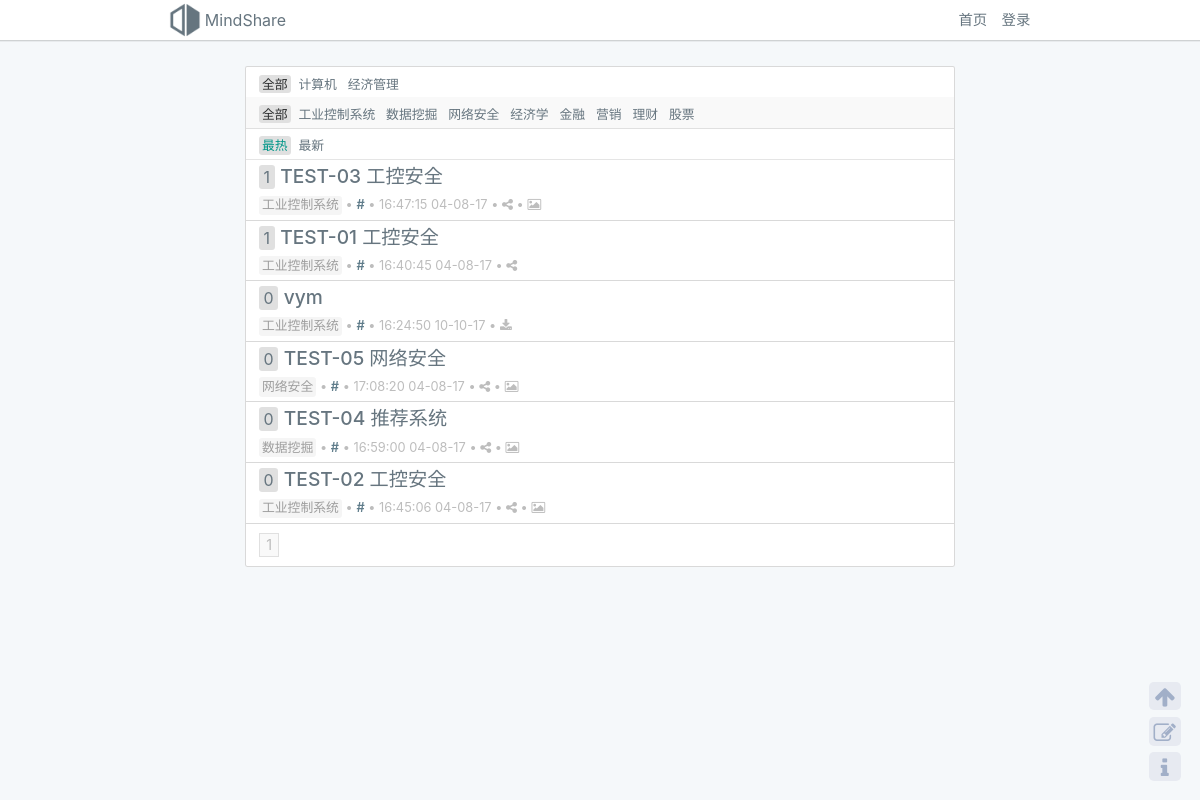
The page / on the database its author committed.
### mindmap/models.py (models this page shows, shortened)
class Category(models.Model):
    title = models.CharField('标题', max_length=30)
    parent = models.ForeignKey('Category', null=True, blank=True)

class MindMap(models.Model):
    title = models.CharField('标题', max_length=50)
    description = models.CharField('描述', max_length=1000, blank=True)
    img = models.ImageField('图片', upload_to='img/%Y/%m/%d/', blank=True, null=True)
    mindmap = models.FileField('思维导图文件', upload_to='file/%Y/%m/%d/', blank=True, null=True)
    public = models.BooleanField('是否公开', default=True)
    tags = models.ManyToManyField(Tag)
    category = models.ForeignKey(Category, null=True, blank=True)
    author = models.ForeignKey(User, null=True, default=1)
    share = models.URLField('分享地址', max_length=300, null=True, blank=True)
    vote = models.IntegerField('投票', default=0)
    visit = models.IntegerField('浏览', default=0)
    create_date = models.DateTimeField('创建时间', default=timezone.now, null=True)
    update_date = models.DateTimeField(verbose_name='最后更新时间', auto_now=True)

### mindmap/views/views_index.py (the view)
# urls.py: url(r'^$', views_index.index, name='index'),
def index(request, category=None, page=1):
    try:
        cur_category = None
        category_first = None
        category_second = None
        if category is not None:
            cur_category = Category.objects.filter(id=category).first()
            items = (MindMap.objects.filter(category_id=category, public=True) |
                     MindMap.objects.filter(category__parent=category, public=True))
        else:
            items = MindMap.objects.filter(public=True)
        order = request.GET.get('ord')
        if order is None or order == 'hot':
            order = 'hot'
            items = items.order_by('-vote', '-create_date')
        elif order == 'new':
            items = items.order_by('-create_date', '-vote')
        if cur_category:
            if cur_category.parent:
                category_first = cur_category.parent
                category_second = cur_category
                category_second_items = Category.objects.filter(parent=cur_category.parent)
            else:
                category_first = cur_category
                category_second = None
                category_second_items = Category.objects.filter(parent=cur_category)
        else:
            category_second_items = Category.objects.filter(parent__isnull=False)[:12]
        context = {
            'title': 'MindShare',
            'category_first': category_first,
            'category_second': category_second,
            'category_first_items': Category.objects.filter(parent__isnull=True),
            'category_second_items': category_second_items,
            'pages': get_pages(items, cur_page=page, url_generator=index_url_generator, category=category),
            'category': category,
            'order': order
        }
        return render(request, 'mindmap/index.html', context=context)
    except Exception as e:
        print(e)
        traceback.print_exc()
        return return_404_page(request)

### mindmap/views/views_pagination.py (called while the page is built)
def get_pages(query_set, cur_page=1, count_per_page=COUNT_PER_PAGE, url_generator=None, **kwargs):
    try:
        cur_page = int(cur_page) if cur_page else 1
        page_list = Paginator(query_set, count_per_page)
        total_page_number = page_list.num_pages
        cur_page_number = max(0, min(cur_page, total_page_number))
        cur_page_items = page_list.page(cur_page_number)
        return PageInstance(total_page_number, cur_page_number, cur_page_items, url_generator, **kwargs)
    except Exception as e:
        print(e)
        traceback.print_exc()
        return PageInstance(0, 0, None)

    def init_page_items(self):
        _page_items_number = {1, self.total_page_number}
        for i in range(max(1, self.cur_page_number-3), min(self.cur_page_number+3, self.total_page_number)):
            _page_items_number.add(i)
        for page_number in _page_items_number:
            if len(self.page_items) > 0 and self.page_items[-1].number and page_number - self.page_items[-1].number > 1:
                self.page_items.append(PageItem(text='...', active=False))
            if page_number == self.cur_page_number:
                self.page_items.append(PageItem(number=page_number, active=False))
            elif self.url_generator:
                self.page_items.append(PageItem(url=self.url_generator(page_number, **self.kwargs), number=page_number))
            else:
                self.page_items.append(PageItem(number=page_number))

### templates/mindmap/index.html (shortened to what this page needs)
{% extends "mindmap/includes/base.html" %}
{% load staticfiles %}
{% block css %}
    <link rel="stylesheet" href="{% static 'mindmap/css/index.css' %}">
    <link rel="stylesheet" href="{% static 'mindmap/css/pagination.css' %}">
{% endblock %}
{% block body %}
    <div id="bodyContainer" class="container">
        <div id="midContainer" class="col-lg-8 offset-lg-2">
            <div class="container-box">
                <div id="category">
                    {% if not category_first %}
                        <a class="my-link-tag my-link-tag-selected">全部</a>
                    {% else %}
                        <a class="my-link-tag" href="{% url 'mindmap:index-without-category' 1 %}">全部</a>
                    {% endif %}
                    {% for category in category_first_items %}
                        {% if category_first == category %}
                            <a class="my-link-tag my-link-tag-selected">{{ category.title }}</a>
                        {% else %}
                            <a class="my-link-tag" href="{% url 'mindmap:index-with-category' category.id 1 %}">{{ category.title }}</a>
                        {% endif %}
                    {% endfor %}
                </div>
                <div id="sortBy">
                    {% if not category_second %}
                        <a class="my-link-tag my-link-tag-selected">全部</a>
                    {% else %}
                        <a class="my-link-tag" href="{% url 'mindmap:index-with-category' category_first.id 1 %}">全部</a>
                    {% endif %}
                    {% for category in category_second_items %}
                        {% if category_second == category %}
                            <a class="my-link-tag my-link-tag-selected">{{ category.title }}</a>
                        {% else %}
                            <a class="my-link-tag" href="{% url 'mindmap:index-with-category' category.id 1 %}">{{ category.title }}</a>
                        {% endif %}
                    {% endfor %}
                </div>
                <div id="sortBy" style="background-color: white;">
                    {% if category %}
                        <a class="my-link-tag {% if order == 'hot' %}my-link-tag-selected{% endif %}" href="{% url 'mindmap:index-with-category' category 1 %}?ord=hot">最热</a>
                        <a class="my-link-tag {% if order == 'new' %}my-link-tag-selected{% endif %}" href="{% url 'mindmap:index-with-category' category 1 %}?ord=new">最新</a>
                    {% else %}
                        <a class="my-link-tag {% if order == 'hot' %}my-link-tag-selected{% endif %}" href="{% url 'mindmap:index' %}?ord=hot">最热</a>
                        <a class="my-link-tag {% if order == 'new' %}my-link-tag-selected{% endif %}" href="{% url 'mindmap:index' %}?ord=new">最新</a>
                    {% endif %}
                </div>
                {% for mindmap in pages.cur_page_items %}
                    {% include 'mindmap/includes/_index_list_item.html' %}
                {% endfor %}
                <div class="container-box-item container-box-item-padding">
                    {% include 'mindmap/includes/_pagination.html' %}
                </div>
            </div>
        </div>
    </div>
{% endblock %}

### templates/mindmap/includes/_index_list_item.html
<div class="container-box-item container-box-item-bottom" id="divMindmap{{ mindmap.id }}">
    <a href="javascript: void(0)" title="投票" class="ol-badge" style="vertical-align: top;">{{ mindmap.vote }}</a>
    <a class="my-title my-title-a" style="margin-bottom: .6rem;" href="{% url 'mindmap:show-mind' mindmap.id %}">
        <span>{{ mindmap.title }}</span>
    </a>
    {% include 'mindmap/includes/_mind_info_panel.html' %}
</div>

### templates/mindmap/includes/_mind_info_panel.html (shortened to what this page needs)
<div class="info-panel">
    <a class="info-panel-item a-tag-light" title="查看分类" href="{% url 'mindmap:index-with-category' mindmap.category.id %}">{{ mindmap.category.title }}</a>
    <span class="info-panel-item">•</span>
    <a class="info-panel-item" title="用户主页" href="{% url 'mindmap:user-page-with-uid' mindmap.author.id 1 %}" style="font-weight: 600;">{{ mindmap.author.nickname}}</a>
    <span class="info-panel-item">•</span>
    <span class="info-panel-item">{{ mindmap.create_date|date:'H:i:s d-m-y' }}</span>
    {% if mindmap.share %}
        <span class="info-panel-item">•</span>
        <a href="{{ mindmap.share }}" title="查看分享" target="_blank" class="info-panel-item"><i class="fa fa-share-alt color-mid-grey" aria-hidden="true"></i></a>
    {% endif %}
    {% if mindmap.img %}
        <span class="info-panel-item">•</span>
        <a href="{{ mindmap.img.url }}" download="" title="下载图片" class="info-panel-item"><i class="fa fa-picture-o color-mid-grey" aria-hidden="true"></i></a>
    {% endif %}
    {% if mindmap.mindmap %}
        <span class="info-panel-item">•</span>
        <a href="{{ mindmap.mindmap.url }}" download="" title="下载文件" class="info-panel-item"><i class="fa fa-download color-mid-grey" style="margin-top: .05rem;" aria-hidden="true"></i></a>
    {% endif %}
</div>

### static/mindmap/css/common.css (style rules this page uses)
body { background-color: #f5f8fa; }
a { color: #607D8B; text-decoration: none; }
a:link { text-decoration: none; }
.my-link-tag { color: #66757f; padding: .1rem .2rem; font-size: .8rem; border-radius: .2rem; }
.my-link-tag-selected { color: #009688; background-color: #E0E0E0; }
.a-tag-light { color: #9E9E9E; font-size: 0.8rem; border-radius: 0.2rem; vertical-align: middle; padding: .1rem .2rem; background-color: #F5F5F5; }
.container-box { border: 1px solid rgba(0, 0, 0, 0.15); border-radius: 0.15rem; background-color: white; }
.container-box-item { padding: .3rem .8rem; }
.container-box-item-bottom { border-bottom: 1px solid rgba(0, 0, 0, 0.15); }
.container-box-item-padding { padding: .6rem .8rem; }
#bodyContainer { margin-top: 1.5rem; }
.my-title { font-size: 1.2rem; line-height: 1.2rem; font-weight: 500; color: #66757f; display: inline-block; padding-left: .05rem; margin-bottom: .25rem; }
.info-panel { font-size: 0.8rem; color: #BDBDBD; line-height: 1rem; }
.info-panel-item { font-size: .8rem; text-align: center; vertical-align: middle; line-height: 1rem; white-space: nowrap; display: inline-block; }
.ol-badge { color: #66757f; padding: 0 .3rem; border-radius: .2rem; vertical-align: middle; text-align: center; display: inline-block; background-color: #E0E0E0; }
.color-mid-grey { color: #BDBDBD; }

### static/mindmap/css/index.css (style rules this page uses)
#category { padding: .2rem .8rem; }
#sortBy { padding: .2rem .8rem; background-color: #f9f9f9; border-bottom: 1px solid rgba(0, 0, 0, 0.1); }

### rows shown on the page
Category: title "计算机"
Category: title "经济管理"
Category: title "工业控制系统"
Category: title "数据挖掘"
Category: title "网络安全"
Category: title "经济学"
Category: title "金融"
Category: title "营销"
Category: title "理财"
Category: title "股票"
MindMap: vote "1", title "TEST-03 工控安全", category "工业控制系统", author.nickname "#", create_date "16:47:15 04-08-17"
MindMap: vote "1", title "TEST-01 工控安全", category "工业控制系统", author.nickname "#", create_date "16:40:45 04-08-17"
MindMap: vote "0", title "vym", category "工业控制系统", author.nickname "#", create_date "16:24:50 10-10-17"
MindMap: vote "0", title "TEST-05 网络安全", category "网络安全", author.nickname "#", create_date "17:08:20 04-08-17"
MindMap: vote "0", title "TEST-04 推荐系统", category "数据挖掘", author.nickname "#", create_date "16:59:00 04-08-17"
MindMap: vote "0", title "TEST-02 工控安全", category "工业控制系统", author.nickname "#", create_date "16:45:06 04-08-17"

### other values the page prints
{{ page.text }} "1"
